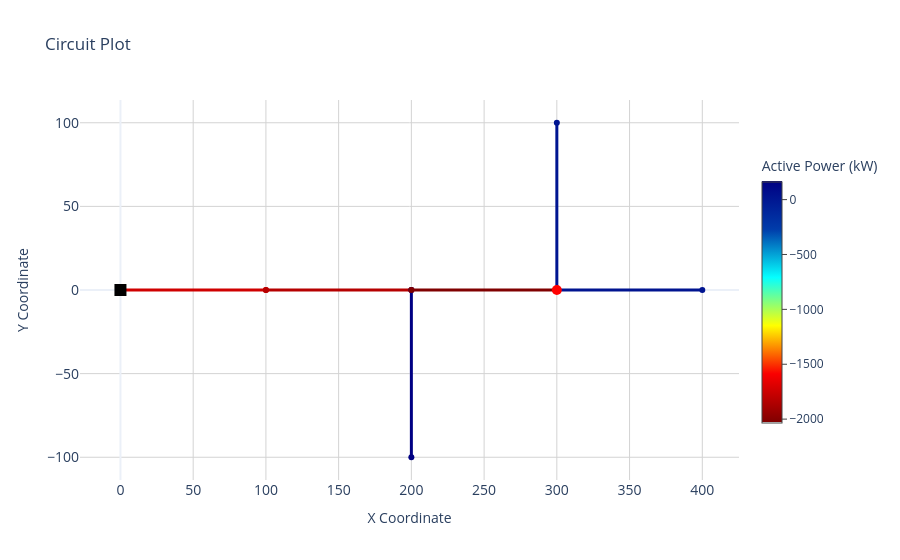

The cell this chart's notebook holds for it:
### Code cell
sub_marker = dss_tools.interactive_view.circuit_get_bus_marker("0", "square", 12, "black")
gen_marker = dss_tools.interactive_view.circuit_get_bus_marker("4", "circle", 10, "red")
dss_tools.interactive_view.circuit_plot(parameter="active power", bus_markers=[sub_marker, gen_marker])

### Figure 1 — Plotly figure (JSON) as saved in the notebook; plotly's stock layout.template omitted (floating-point values rounded to 4 significant figures)
{"data": [{"hoverinfo": "skip", "line": {"color": "rgb(207, 0, 0)", "dash": "solid", "width": 3}, "mode": "lines+markers", "name": "", "showlegend": false, "text": "line.l01", "x": [1e-06, 100.0], "y": [1e-06, 0.0], "type": "scatter"}, {"customdata": [["line.l01", "0", "1", -1746.0], ["line.l01", "0", "1", -1746.0]], "hoverinfo": "text", "hovertemplate": "<b>%{customdata[0]}</b><br><b>Bus1: </b>%{customdata[1]} | <b>Bus2: </b>%{customdata[2]}<br><b>Total P: </b>%{customdata[3]:.2f} kW<br>", "marker": {"color": "rgb(207, 0, 0)", "opacity": 0, "size": 0.1}, "mode": "markers", "name": "", "showlegend": false, "x": [50.0], "y": [5e-07], "type": "scatter"}, {"hoverinfo": "skip", "line": {"color": "rgb(182, 0, 0)", "dash": "solid", "width": 3}, "mode": "lines+markers", "name": "", "showlegend": false, "text": "line.l12", "x": [100.0, 200.0], "y": [0.0, 0.0], "type": "scatter"}, {"customdata": [["line.l12", "1", "2", -1836.0], ["line.l12", "1", "2", -1836.0]], "hoverinfo": "text", "hovertemplate": "<b>%{customdata[0]}</b><br><b>Bus1: </b>%{customdata[1]} | <b>Bus2: </b>%{customdata[2]}<br><b>Total P: </b>%{customdata[3]:.2f} kW<br>", "marker": {"color": "rgb(182, 0, 0)", "opacity": 0, "size": 0.1}, "mode": "markers", "name": "", "showlegend": false, "x": [150.0], "y": [0.0], "type": "scatter"}, {"hoverinfo": "skip", "line": {"color": "rgb(0, 0, 131)", "dash": "solid", "width": 3}, "mode": "lines+markers", "name": "", "showlegend": false, "text": "line.l23", "x": [200.0, 200.0], "y": [0.0, -100.0], "type": "scatter"}, {"customdata": [["line.l23", "2", "3", 165.0], ["line.l23", "2", "3", 165.0]], "hoverinfo": "text", "hovertemplate": "<b>%{customdata[0]}</b><br><b>Bus1: </b>%{customdata[1]} | <b>Bus2: </b>%{customdata[2]}<br><b>Total P: </b>%{customdata[3]:.2f} kW<br>", "marker": {"color": "rgb(0, 0, 131)", "opacity": 0, "size": 0.1}, "mode": "markers", "name": "", "showlegend": false, "x": [200.0], "y": [-50.0], "type": "scatter"}, {"hoverinfo": "skip", "line": {"color": "rgb(128, 0, 0)", "dash": "solid", "width": 3}, "mode": "lines+markers", "name": "", "showlegend": false, "text": "line.l24", "x": [200.0, 300.0], "y": [0.0, 0.0], "type": "scatter"}, {"customdata": [["line.l24", "2", "4", -2031.0], ["line.l24", "2", "4", -2031.0]], "hoverinfo": "text", "hovertemplate": "<b>%{customdata[0]}</b><br><b>Bus1: </b>%{customdata[1]} | <b>Bus2: </b>%{customdata[2]}<br><b>Total P: </b>%{customdata[3]:.2f} kW<br>", "marker": {"color": "rgb(128, 0, 0)", "opacity": 0, "size": 0.1}, "mode": "markers", "name": "", "showlegend": false, "x": [250.0], "y": [0.0], "type": "scatter"}, {"hoverinfo": "skip", "line": {"color": "rgb(0, 21, 145)", "dash": "solid", "width": 3}, "mode": "lines+markers", "name": "", "showlegend": false, "text": "line.l56", "x": [300.0, 300.0], "y": [0.0, 100.0], "type": "scatter"}, {"customdata": [["line.l56", "5", "6", 10.46], ["line.l56", "5", "6", 10.46]], "hoverinfo": "text", "hovertemplate": "<b>%{customdata[0]}</b><br><b>Bus1: </b>%{customdata[1]} | <b>Bus2: </b>%{customdata[2]}<br><b>Total P: </b>%{customdata[3]:.2f} kW<br>", "marker": {"color": "rgb(0, 21, 145)", "opacity": 0, "size": 0.1}, "mode": "markers", "name": "", "showlegend": false, "x": [300.0], "y": [50.0], "type": "scatter"}, {"hoverinfo": "skip", "line": {"color": "rgb(0, 20, 144)", "dash": "solid", "width": 3}, "mode": "lines+markers", "name": "", "showlegend": false, "text": "line.l57", "x": [300.0, 400.0], "y": [0.0, 0.0], "type": "scatter"}, {"customdata": [["line.l57", "5", "7", 20.93], ["line.l57", "5", "7", 20.93]], "hoverinfo": "text", "hovertemplate": "<b>%{customdata[0]}</b><br><b>Bus1: </b>%{customdata[1]} | <b>Bus2: </b>%{customdata[2]}<br><b>Total P: </b>%{customdata[3]:.2f} kW<br>", "marker": {"color": "rgb(0, 20, 144)", "opacity": 0, "size": 0.1}, "mode": "markers", "name": "", "showlegend": false, "x": [350.0], "y": [0.0], "type": "scatter"}, {"hoverinfo": "none", "marker": {"cmax": 165.0, "cmin": -2031.0, "color": [-2031.0, -2009.0, -1986.0, -1964.0, -1942.0, -1920.0, -1898.0, -1876.0, -1853.0, -1831.0, -1809.0, -1787.0, -1765.0, -1742.0, -1720.0, -1698.0, -1676.0, -1654.0, -1632.0, -1609.0, -1587.0, -1565.0, -1543.0, -1521.0, -1499.0, -1476.0, -1454.0, -1432.0, -1410.0, -1388.0, -1365.0, -1343.0, -1321.0, -1299.0, -1277.0, -1255.0, -1232.0, -1210.0, -1188.0, -1166.0, -1144.0, -1121.0, -1099.0, -1077.0, -1055.0, -1033.0, -1011.0, -988.4, -966.2, -944.0, -921.8, -899.7, -877.5, -855.3, -833.1, -810.9, -788.8, -766.6, -744.4, -722.2, -700.0, -677.9, -655.7, -633.5, -611.3, -589.1, -567.0, -544.8, -522.6, -500.4, -478.2, -456.1, -433.9, -411.7, -389.5, -367.3, -345.2, -323.0, -300.8, -278.6, -256.4, -234.3, -212.1, -189.9, -167.7, -145.5, -123.4, -101.2, -79.0, -56.83, -34.65, -12.47, 9.714, 31.89, 54.07, 76.25, 98.43, 120.6, 142.8, 165.0], "colorbar": {"len": 0.75, "thickness": 20, "ticks": "outside", "title": {"text": "Active Power (kW)"}}, "colorscale": [[0.0, "rgb(128,0,0)"], [0.2, "rgb(250,0,0)"], [0.4, "rgb(255,255,0)"], [0.6, "rgb(5,255,255)"], [0.8, "rgb(0,60,170)"], [1.0, "rgb(0,0,131)"]], "showscale": true}, "mode": "markers", "x": [null], "y": [null], "type": "scatter"}, {"customdata": [["0"]], "hoverinfo": "text", "hovertemplate": "<b>Bus: </b>%{customdata[0]}<br>", "marker": {"color": "black", "size": 12, "symbol": "square"}, "mode": "markers", "name": "", "showlegend": false, "x": [1e-06], "y": [1e-06], "type": "scatter"}, {"customdata": [["4"]], "hoverinfo": "text", "hovertemplate": "<b>Bus: </b>%{customdata[0]}<br>", "marker": {"color": "red", "size": 10, "symbol": "circle"}, "mode": "markers", "name": "", "showlegend": false, "x": [300.0], "y": [0.0], "type": "scatter"}], "layout": {"title": {"text": "Circuit Plot"}, "xaxis": {"title": {"text": "X Coordinate"}, "tickfont": {"size": 14}, "showgrid": true, "gridcolor": "lightgray"}, "yaxis": {"title": {"text": "Y Coordinate"}, "tickfont": {"size": 14}, "showgrid": true, "gridcolor": "lightgray"}, "legend": {"font": {"size": 16}, "xanchor": "right", "yanchor": "top", "x": 1.02, "y": 1, "bgcolor": "rgba(255,255,255,0.8)", "bordercolor": "gray", "borderwidth": 1}, "showlegend": false}}
